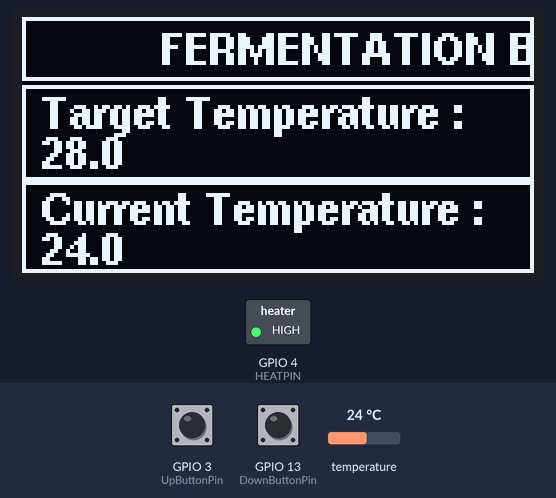
Bench run of a program on a simulated ESP8266 (NodeMCU). On the bench: 128×64 one-colour display, switched loads named in the program (green lamp = pin HIGH). The test bench sets the inputs (shaded band); at power-on: temperature 24 °C, GPIO 3 (UpButtonPin) HIGH, GPIO 13 (DownButtonPin) HIGH. What the program prints to the serial monitor is not drawn.

Above: at 2.5 s.
2.6 s: temperature set to 27.9 °C
At 4.0 s:
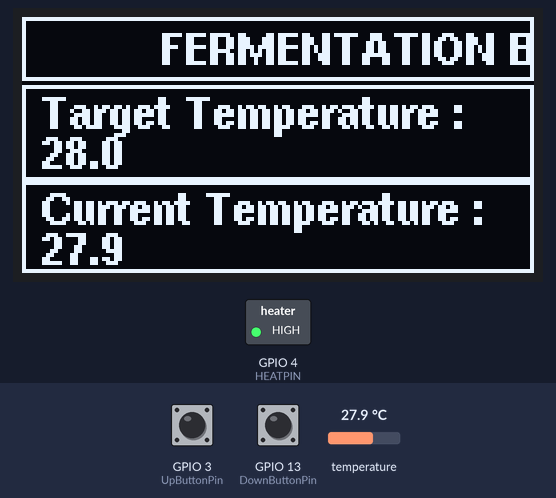
4.3 s: temperature set to 28.6 °C
At 5.9 s:
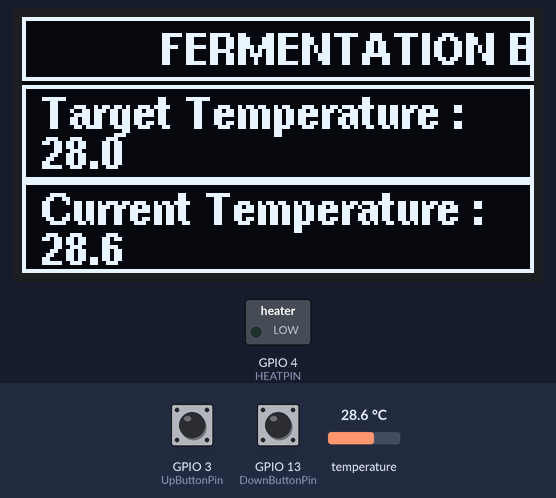
6.2 s: GPIO 3 (UpButtonPin) pulled LOW for 3.2 s
At 10.2 s:
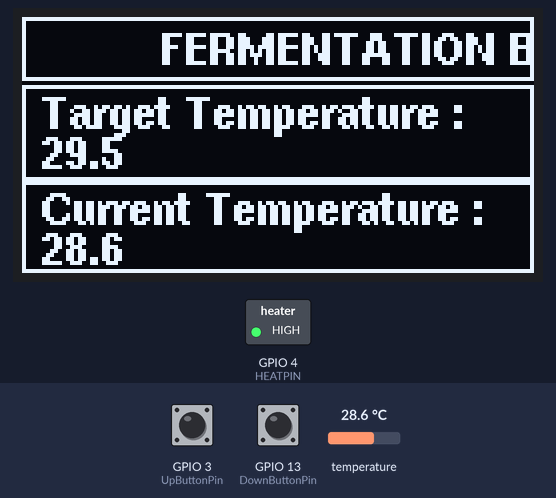
10.9 s: GPIO 3 (UpButtonPin) pulled LOW for 1.25 s
At 12.6 s:
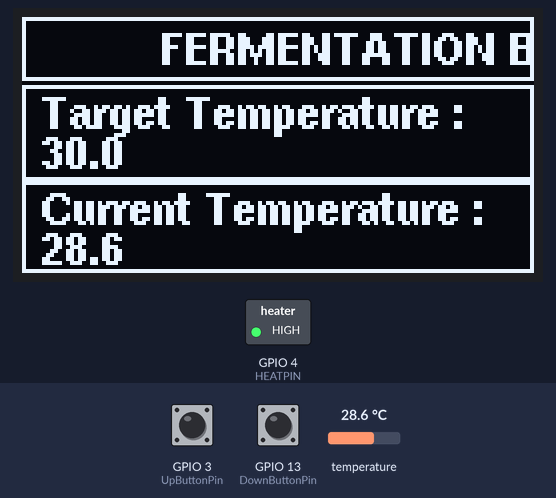
13.6 s: GPIO 13 (DownButtonPin) pulled LOW for 3.2 s
At 16.9 s:
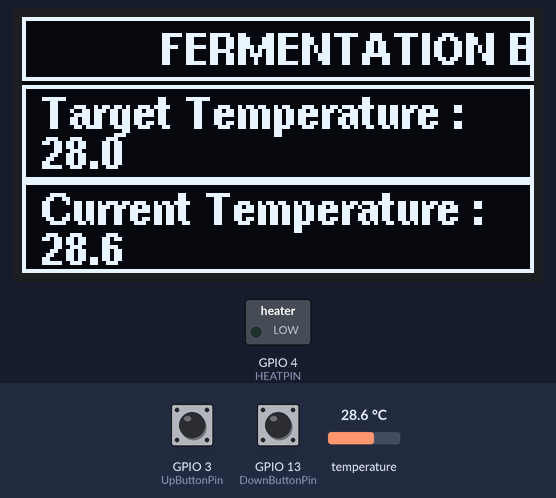
18.3 s: GPIO 13 (DownButtonPin) pulled LOW for 1.25 s
At 20.1 s:
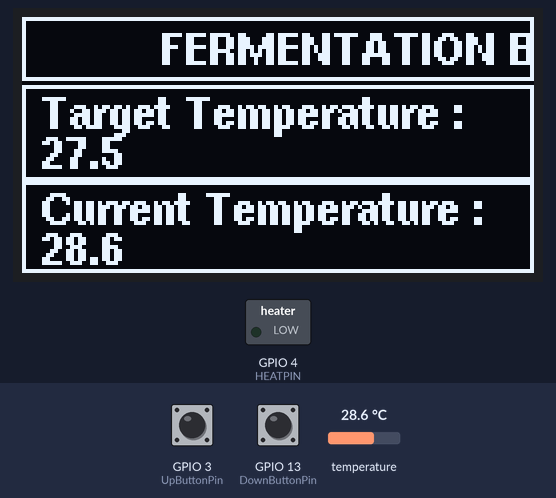
Timing chart, 0 to 21.6 s (numbered marks = the images above; inputs shaded):
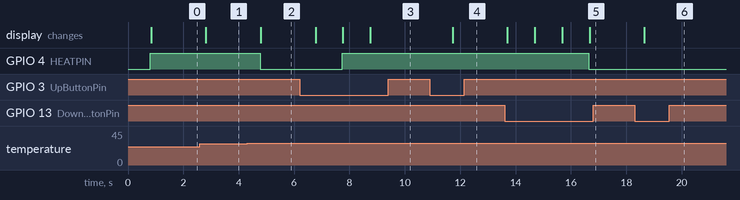

Measured:
- the behaviour switches between 28.2 and 28.3 °C on temperature (found by bisection; images 1 and 2)
- after the input at 2.6 s, the display: changes after 0.21 s (image 1)
- after the input at 4.3 s, GPIO 4 (HEATPIN): HIGH → LOW after 0.47 s; the display: changes after 0.49 s (image 2)
- after the input at 6.2 s, GPIO 4 (HEATPIN): LOW → HIGH after 1.5 s; the display: first changes after 0.57 s (image 3 shows a later state)
- after the input at 10.9 s, the display: changes after 0.82 s (image 4)
- after the input at 13.6 s, GPIO 4 (HEATPIN): HIGH → LOW after 3.0 s; the display: first changes after 0.10 s (image 5 shows a later state)
- after the input at 18.3 s, the display: changes after 0.35 s (image 6)

The program:

main.cpp
```cpp
#include <Arduino.h>
#include <OneWire.h>
#include <DallasTemperature.h>
#include <U8g2lib.h>

// If the hardware supports SPI (Serial Peripheral Interface), include the SPI library
#ifdef U8X8_HAVE_HW_SPI
#include <SPI.h>
#endif

// If the hardware supports I2C (Inter-Integrated Circuit), include the Wire library
#ifdef U8X8_HAVE_HW_I2C
#include <Wire.h>
#endif

// DS18B20 temperature sensor pin
#define TEMPPIN 5 // GPIO5/D1 / DS18B20
#define HEATPIN 4 // GPIO4/D2 / Relay for heating element

// for buttons
#define UpButtonPin 3   // GPIO3/RX / Button to increase // GPIO15 is always LOW on bootup that's why we use GPIO3
#define DownButtonPin 13 // GPIO13/D7 / Button to decrease

// DON'T CHANGE THESE PINS! They are fixed for the I2C OLED display
#define SCL_PIN 14 // GPIO14/D5
#define SDA_PIN 12 // GPIO12/D6

// OLED display object declaration
U8G2_SSD1306_128X64_NONAME_F_SW_I2C u8g2(U8G2_R0, SCL_PIN, SDA_PIN, U8X8_PIN_NONE);

// temp sensor object declaration
OneWire oneWire(TEMPPIN);
DallasTemperature sensors(&oneWire);

// Define variables
float t;                 // the read temperature
float target_t = 28.0;   // Initial target temperature
float target_max = 30.0; // Maximum temperature
float target_min = 25.0; // Minimum temperature
float target_range = 0.4;  // Temperature range around the target temperature
float step_size = 0.5;   // Step size for changing

// Define functions

bool isUpButtonPressed()
{                                         // Check if the UpButton is pressed
  return digitalRead(UpButtonPin) == LOW; // If pressed, digitalRead(UpButtonPin) returns LOW -> return true / if not, then HIGH -> return false
}

bool isDownButtonPressed()
{                                           // Check if the DownButton is pressed
  return digitalRead(DownButtonPin) == LOW; // similar logic as above. This logic avoids "if condition = true, return true / if condition = false, return false"
}

void increaseTargetTemp()
{ // Increase the target temperature
  if (target_t < target_max)
  {                        // If target temperature is less than maximum temperature
    target_t += step_size; // increase target temperature by predefined step size
  }
}

void decreaseTargetTemp()
{ // Decrease the target temperature
  if (target_t > target_min)
  {                        // If target temperature is more than minimum temperature
    target_t -= step_size; // decrease target temperature by predefined step size
  }
}

void setup()
{
  Serial.begin(9600);
  sensors.begin();

  // pin modes
  pinMode(TEMPPIN, INPUT_PULLUP);
  pinMode(HEATPIN, OUTPUT);
  pinMode(UpButtonPin, INPUT_PULLUP);   // UpButtonPin defined as input with pull-up resistor
  pinMode(DownButtonPin, INPUT_PULLUP); // DownButtonPin defined as input with pull-up resistor
                                        // INPUT_PULLUP sets the pin by default to HIGH -> to activate it must be set to LOW by connecting to GND
                                        // This reduces/prevents disturbances in the button signal, as these can easily be "falsely on" at low voltages
                                        // see function "isUpButtonPressed()" and "isDownButtonPressed()" -> switch to LOW

  u8g2.begin();
}

void loop()
{
  // read temperature
  sensors.requestTemperatures();
  float t = sensors.getTempCByIndex(0);

  Serial.print("Temperature: ");
  Serial.print(t);
  Serial.print(target_t);
  Serial.println("°C");

  if (isUpButtonPressed())
  {                       // If the UpButton is pressed
    increaseTargetTemp(); // increase target temperature
  }
  if (isDownButtonPressed())
  {                       // If the DownButton is pressed
    decreaseTargetTemp(); // decrease target temperature
  }

  if (t < (target_t - (target_range / 2)))
  {                              // If current temperature is less than target temperature - half the temperature range
    digitalWrite(HEATPIN, HIGH); // turn the HEATPIN on
  }
  if (t > (target_t + (target_range / 2)))
  {                             // If current temperature is more than target temperature + half the temperature range
    digitalWrite(HEATPIN, LOW); // turn the HEATPIN off
  }

  // Convert 'target_t' and 't' to a string before passing it to 'drawStr'
  char target_t_str[6];
  dtostrf(target_t, 4, 1, target_t_str);
  char t_str[6];
  dtostrf(t, 4, 1, t_str);

  // Display has a resolution of 128x64 pixels
  u8g2.clearBuffer();
  // Font has a height of 8 pixels
  u8g2.setFont(u8g2_font_helvB08_tf);
  u8g2.drawUTF8(35, 12, "FERMENTATION BOX :)");
  u8g2.drawFrame(0, 0, 128, 16); // Box around the first row

  u8g2.drawStr(5, 28, "Target Temperature :");
  u8g2.drawStr(5, 38, target_t_str);
  u8g2.drawFrame(0, 17, 128, 24); // Box around the second and third rows

  u8g2.drawStr(5, 52, "Current Temperature :");
  u8g2.drawStr(5, 62, t_str);
  u8g2.drawFrame(0, 41, 128, 23); // Box around the fourth and fifth rows

  u8g2.sendBuffer();

  // wait a bit
  delay(200);
}
```
